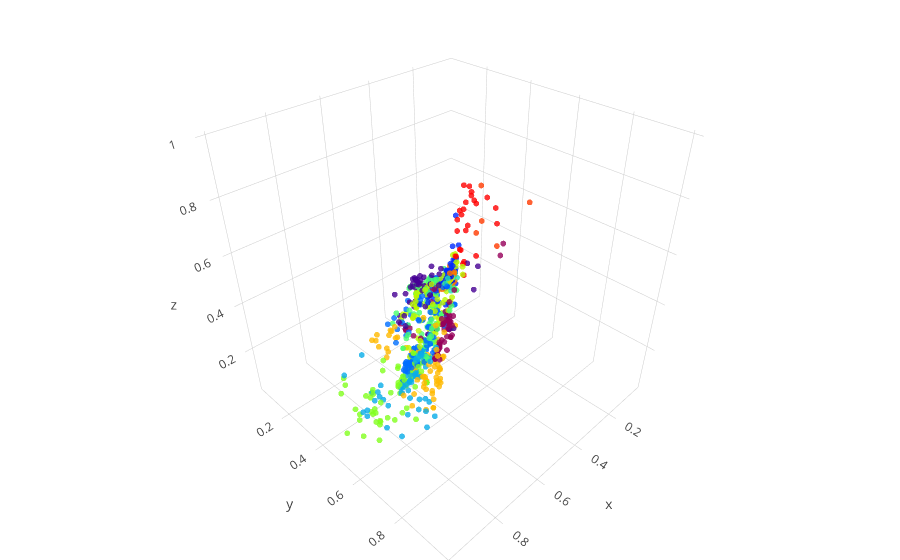

Notebook code cell kept with this figure:
### Code cell
# Use plotly to visualize the data and centroid memberships in 3D 
"""
By using plotly, we can drag our mouses on the figure to rotate and inspect this data in 3 dimensions.
"""
import plotly
import plotly.graph_objs as go
plotly.offline.init_notebook_mode(connected=True)
x, y, z = 255*A[sel,0], 255*A[sel,1], 255*A[sel,2]
trace = go.Scatter3d(x=x, y=y, z=z, mode='markers',
         marker=dict(size=2, 
                     color=idx[sel].flatten(), # set color to an array/list of desired values
                     colorscale='Rainbow',     # choose a colorscale
                     opacity=0.8
                    )
)
data = [trace]
layout = go.Layout(margin=dict(l=0,r=0,b=0,t=0))
plotly.offline.iplot({'data':data,'layout':layout})

### Figure 1 — Plotly figure (JSON) as saved in the notebook; plotly's stock layout.template omitted (floating-point values rounded to 4 significant figures; data arrays with more than 128 entries replaced by an {"elided": "..."} marker saying what was removed)
{"data": [{"marker": {"color": {"elided": "1000 int values"}, "colorscale": "Rainbow", "opacity": 0.8, "size": 2}, "mode": "markers", "type": "scatter3d", "x": {"elided": "1000 float values"}, "y": {"elided": "1000 float values"}, "z": {"elided": "1000 float values"}}], "layout": {"margin": {"b": 0, "l": 0, "r": 0, "t": 0}}}
